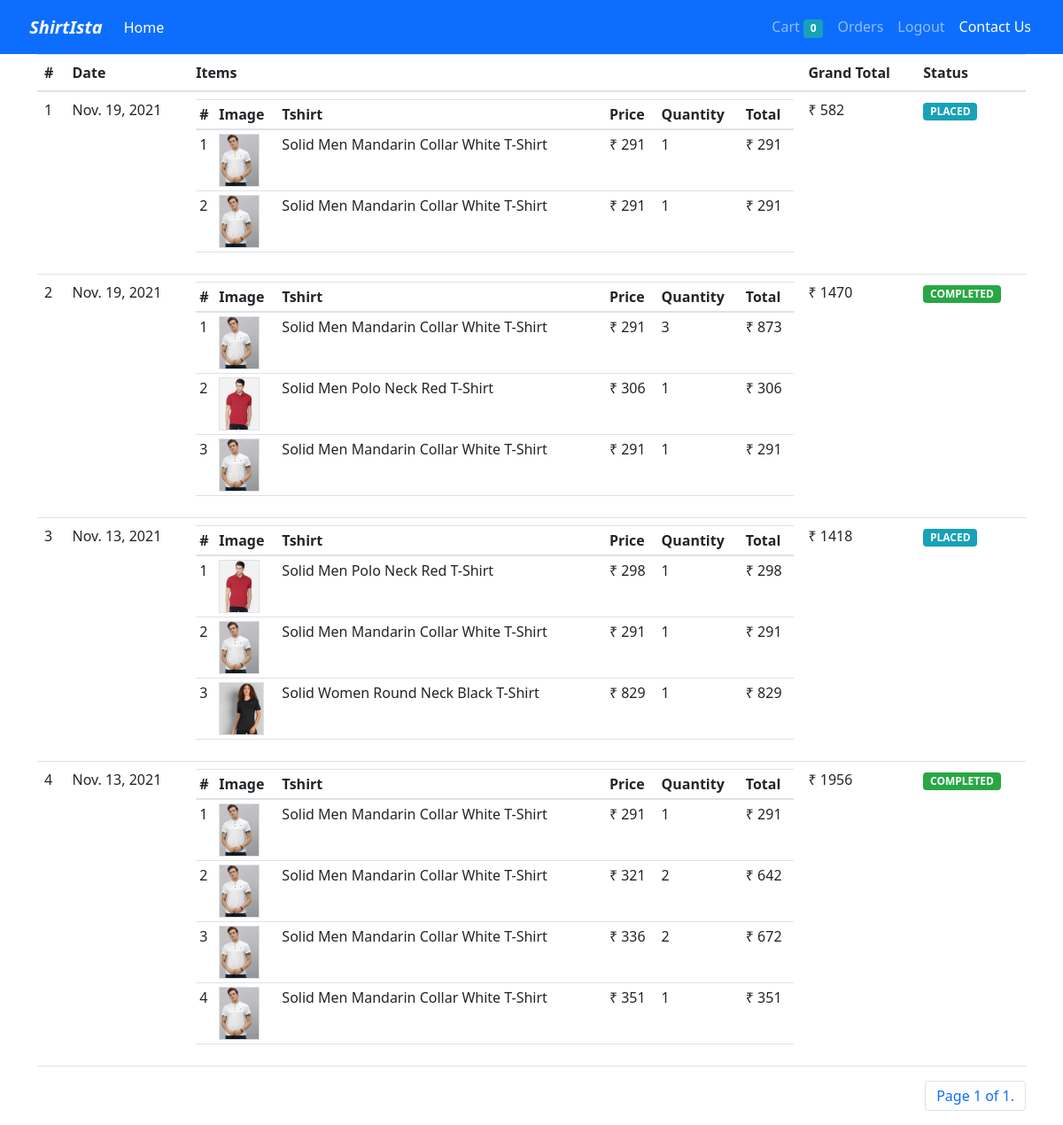
/orders/ (signed in), run on the app's committed database.
### store/models/order.py (models this page shows)
class Order(models.Model):
    orderStatus = (
        ('PENDING', "Pending"),
        ('PLACED', "Placed"),
        ('CANCELLED', "Cancelled"),
        ('COMPLETED', "Completed"),
    )
    method = (
        ('COD', "Cod"),
        ('ONLINE', "Online")
    )
    order_status = models.CharField(max_length=15, choices=orderStatus)
    payment_method = models.CharField(max_length=15, choices=method)
    shipping_address = models.CharField(max_length=100, null = False)
    phone = models.CharField(max_length=10, null=False)
    user = models.ForeignKey(User, on_delete=models.CASCADE)
    total = models.IntegerField(null=False)
    date = models.DateTimeField(null=False, auto_now_add=True )

class OrderItem(models.Model):
    order = models.ForeignKey(Order, on_delete = models.CASCADE)
    tshirt = models.ForeignKey(Tshirt, on_delete = models.CASCADE)
    size = models.ForeignKey(SizeVariant, on_delete = models.CASCADE)
    quantity = models.IntegerField(null=False)
    price = models.IntegerField(null=False)
    date = models.DateTimeField(null=False, auto_now_add=True )

### store/models/tshirt.py (models this page shows, shortened)
class Tshirt(models.Model):
    name = models.CharField(max_length=50,null=False)
    slug = models.CharField(max_length=200,null=True , unique=True, default="")
    description = models.CharField(max_length=50,null=True)
    discount = models.IntegerField(default=0)
    image = models.ImageField(upload_to='upload/images' , null=False)
    occassion = models.ForeignKey(Occassion,on_delete=models.CASCADE)
    brand = models.ForeignKey(Brand,on_delete=models.CASCADE)
    sleeve = models.ForeignKey(Sleeve,on_delete=models.CASCADE)
    necktype = models.ForeignKey(NeckType,on_delete=models.CASCADE)
    idealfor = models.ForeignKey(IdealFor,on_delete=models.CASCADE)
    color = models.ForeignKey(Color,on_delete=models.CASCADE)

### store/views/orders.py (the view)
# urls.py: path('orders/',login_required(OrderListView.as_view(), login_url='/Login/'), name ='orders'),
class OrderListView(ListView):
    template_name = 'store/orders.html'
    model = Order
    context_object_name = 'orders'
    paginate_by = 5
    def get_queryset(self):
        return Order.objects.filter(user = self.request.user).order_by('-date').exclude(order_status='PENDING')

### store/templatetags/order_tags.py (called while the page is built)
@register.simple_tag
def get_order_status_class(status):
    if status == "COMPLETED":
         return "success"
    elif status == 'PENDING':
        return 'warning'
    else:
        return 'info'

### store/templatetags/tshirt_tags.py (called while the page is built)
@register.filter
def rupee(number):
     return f'₹ {number}'

@register.simple_tag
def multiply(a,b):
     return a*b

### store/templates/store/orders.html (shortened to what this page needs)
{% extends "./base.html" %}
{% load tshirt_tags %}
{% load order_tags %}
{% block content %}
<div class="container">
    <table class="table">
        <thead>
            <tr>
                <th>#</th>
                <th>Date</th>
                <th>Items</th>
                <th>Grand Total</th>
                <th>Status</th>
            </tr>
        </thead>
        <tbody>
            {% for order in orders %}
            <tr>
                <td>{{forloop.counter}}</td>
                <td>{{order.date|date}}</td>
                <td>
                    <table class="table table-sm">
                        <thead>
                            <tr>
                                <th>#</th>
                                <th>Image</th>
                                <th>Tshirt</th>
                                <th>Price</th>
                                <th>Quantity</th>
                                <th>Total</th>
                            </tr>
                        </thead>
                        <tbody>
                            {% for oi in order.orderitem_set.all %}
                            <tr>
                                <td>{{forloop.counter}}</td>
                                <td><img height="60px" class="border" src={{oi.tshirt.image.url}} alt=""></td>
                                <td>{{oi.tshirt.name}}</td>
                                <td>{{oi.price|rupee}}</td>
                                <td>{{oi.quantity}}</td>
                                <td>{% multiply oi.quantity oi.price as total%}{{total|rupee}}</td>
                            </tr>
                            {% endfor %}
                        </tbody>
                    </table>
                </td>
                <td>
                    <span>{{order.total|rupee}}</span>
                </td>
                <td>
                    <span class="badge badge-{% get_order_status_class order.order_status %}">{{order.order_status}}</span>
                </td>
            </tr>
            {% endfor %}
        </tbody>
    </table>
    <nav aria-label="Page navigation" class="mt-2">
        <ul class="pagination justify-content-end">
            <li class="page-item">
                <a class="page-link" href="">Page {{ page_obj.number }} of {{ page_obj.paginator.num_pages }}.</a>
            </li>
        </ul>
      </nav>
</div>
{% endblock %}

### data on the page
Order: date "Nov. 19, 2021", total "₹ 582", order_status "PLACED"
OrderItem: tshirt.image (picture), tshirt.name "Solid Men Mandarin Collar White T-Shirt", price "₹ 291", quantity "1", total "₹ 291"
OrderItem: tshirt.image (picture), tshirt.name "Solid Men Mandarin Collar White T-Shirt", price "₹ 291", quantity "1", total "₹ 291"
Order: date "Nov. 19, 2021", total "₹ 1470", order_status "COMPLETED"
OrderItem: tshirt.image (picture), tshirt.name "Solid Men Mandarin Collar White T-Shirt", price "₹ 291", quantity "3", total "₹ 873"
OrderItem: tshirt.image (picture), tshirt.name "Solid Men Polo Neck Red T-Shirt", price "₹ 306", quantity "1", total "₹ 306"
OrderItem: tshirt.image (picture), tshirt.name "Solid Men Mandarin Collar White T-Shirt", price "₹ 291", quantity "1", total "₹ 291"
Order: date "Nov. 13, 2021", total "₹ 1418", order_status "PLACED"
OrderItem: tshirt.image (picture), tshirt.name "Solid Men Polo Neck Red T-Shirt", price "₹ 298", quantity "1", total "₹ 298"
OrderItem: tshirt.image (picture), tshirt.name "Solid Men Mandarin Collar White T-Shirt", price "₹ 291", quantity "1", total "₹ 291"
OrderItem: tshirt.image (picture), tshirt.name "Solid Women Round Neck Black T-Shirt", price "₹ 829", quantity "1", total "₹ 829"
Order: date "Nov. 13, 2021", total "₹ 1956", order_status "COMPLETED"
OrderItem: tshirt.image (picture), tshirt.name "Solid Men Mandarin Collar White T-Shirt", price "₹ 291", quantity "1", total "₹ 291"
OrderItem: tshirt.image (picture), tshirt.name "Solid Men Mandarin Collar White T-Shirt", price "₹ 321", quantity "2", total "₹ 642"
OrderItem: tshirt.image (picture), tshirt.name "Solid Men Mandarin Collar White T-Shirt", price "₹ 336", quantity "2", total "₹ 672"
OrderItem: tshirt.image (picture), tshirt.name "Solid Men Mandarin Collar White T-Shirt", price "₹ 351", quantity "1", total "₹ 351"

### other printed values
{{ request.session.cart|length }} "0"
{{ page_obj.number }} "1"
{{ page_obj.paginator.num_pages }} "1"
